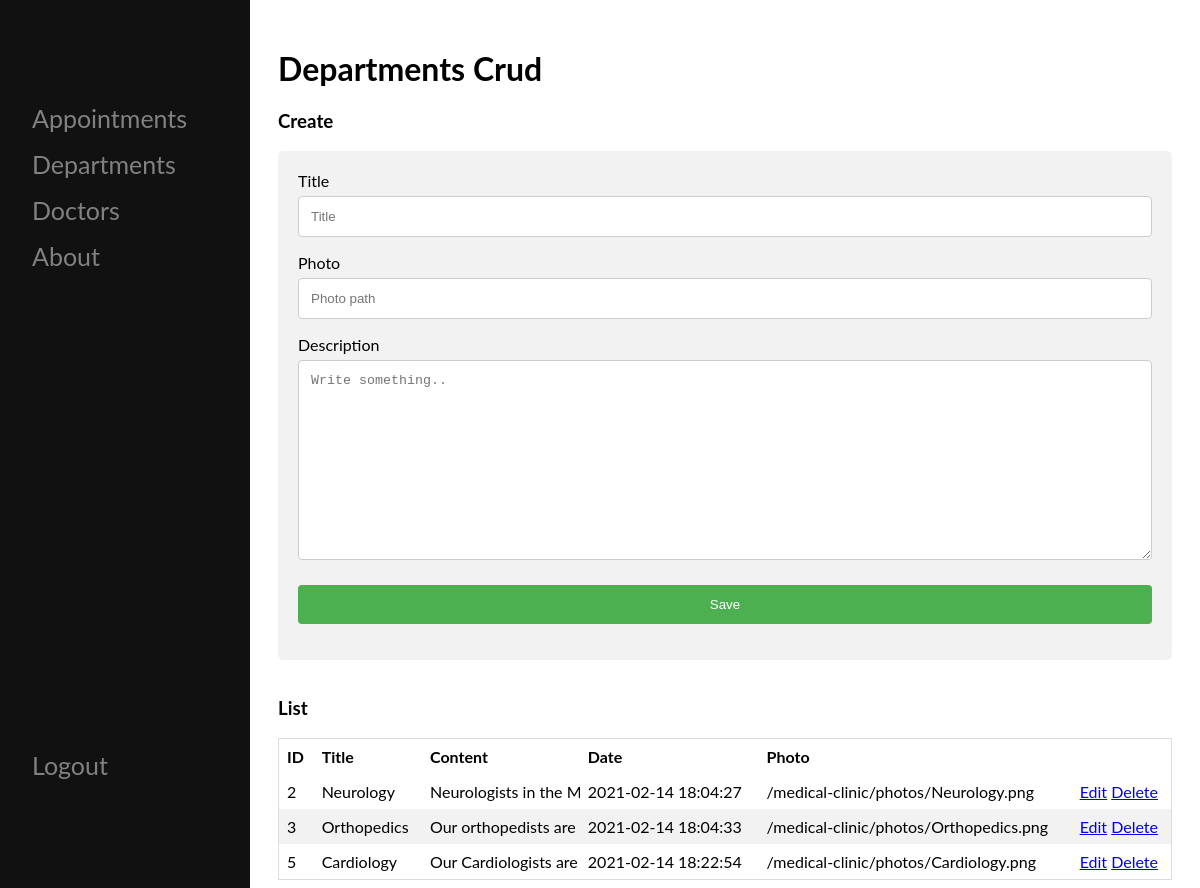
The app's page /admin/departments/index.php with its own data.
### tables this page shows
CREATE TABLE `departments` (
  `id` int(11) NOT NULL,
  `title` varchar(25) NOT NULL,
  `description` text NOT NULL,
  `create_date` datetime DEFAULT NULL,
  `photo` varchar(150) DEFAULT NULL
);

### classes/Department.php (called while the page is built, shortened)
<?php
class Department
{
    public static function getAll()
    {
        $conn = Database::connection();
        $sql = $conn->query("SELECT * FROM departments");
        return $sql->fetch_all( MYSQLI_ASSOC);
    }
}

### admin/departments/index.php (the view, shortened to what this page needs)
<?php
require("../../classes/Department.php");
if ($_SERVER['REQUEST_METHOD'] === 'POST') {
    if (isset($_POST["title"]) && isset($_POST["description"]) && !empty($_POST["title"])&& !empty($_POST["description"])) {
        $title = $_POST["title"];
        $content = $_POST["description"];
        $photo = $_POST["photo"];
        $department = new Department();
        $department->setTitle($title);
        $department->setDescription($content);
        $department->setPhoto($photo);
        if(isset($_POST["id"]) && !empty($_POST["id"])) {
            $department->setId($_POST["id"]);
            $department->updateInDatabase();
        } else {
            $department->saveToDatabase();
        }
        $_SESSION['admin_message'] = 'Page created!';
    } else {
        $_SESSION['admin_error'] = 'Fill all fields!';
    }
    header("Location: /medical-clinic/admin/departments");
    exit();
} else {
    $departments = Department::getAll();
}
?>
<!DOCTYPE html>
<html>
<head>
    <link rel="stylesheet" href="../../css/admin-style.css"/>
</head>
<body>
<?php include "../../components/admin_nav.php" ?>
<h1>Departments Crud</h1>
<?php
    if (isset($department)) {
        echo "<h3>${department['title']}</h3>";
    } else {
        echo '<h3>Create</h3>';
    }
?>
<div class="container">
    <form method="post" action="/medical-clinic/admin/departments/index.php">
        <label for="fname">Title</label>
        <input type="text" id="fname" name="title" placeholder="Title" value="<?php echo isset($department) ?  $department['title'] :'' ?>">
        <label for="lname">Photo</label>
        <input type="text" id="lname" name="photo" placeholder="Photo path"  value="<?php echo isset($department) ?  $department['photo'] :'' ?>">
        <label for="content">Description</label>
        <textarea id="content" name="description" placeholder="Write something.." style="height:200px"><?php echo isset($department) ?  $department['description'] :'' ?></textarea>
        <input type="submit" value="Save">
    </form>
</div>
<br>
<h3>List</h3>
<table>
    <thead>
    <tr>
        <th>ID</th>
        <th>Title</th>
        <th>Content</th>
        <th>Date</ht>
        <th>Photo</th>
        <th></th>
    </tr>
    </thead>
    <tbody>
    <?php
    foreach ($departments as $department) {?>
        <tr>
            <td><?php echo $department['id']; ?></td>
            <td><?php echo $department['title']; ?></td>
            <td style="max-width: 150px; overflow: hidden; white-space: nowrap"><?php echo $department['description']; ?></td>
            <td><?php echo $department['create_date']; ?></td>
            <td><?php echo $department['photo']; ?></td>
            <td>
                <a href="/medical-clinic/admin/departments?id=<?php echo $department['id']?>">Edit</a>
                <a href="/medical-clinic/admin/departments?id=<?php echo $department['id']?>&action=delete">Delete</a>
            </td>
        </tr>
    <?php }?>
    </tbody>
</table>
</body>
</html>

### Css/admin-style.css (style rules this page uses)
body { font-family: "Lato", sans-serif; padding-left: 270px; padding-top: 20px; padding-right: 20px; }
* { box-sizing: border-box; }
table { border-collapse: collapse; border-spacing: 0; width: 100%; border: 1px solid #ddd; }
th, td { text-align: left; padding: 8px; }
tr:nth-child(even) { background-color: #f2f2f2 }
input, select, textarea { width: 100%; padding: 12px; border: 1px solid #ccc; border-radius: 4px; box-sizing: border-box; margin-top: 6px; margin-bottom: 16px; resize: vertical; }
input[type=submit] { background-color: #4CAF50; color: white; padding: 12px 20px; border: none; border-radius: 4px; cursor: pointer; }
.container { border-radius: 5px; background-color: #f2f2f2; padding: 20px; }

### records on screen
departments: id "2", title "Neurology", description "Neurologists in the…", create_date "2021-02-14 18:04:27", photo "/medical-clinic/photos/Neurology.png"
departments: id "3", title "Orthopedics", description "Our orthopedists are…", create_date "2021-02-14 18:04:33", photo "/medical-clinic/photos/Orthopedics.png"
departments: id "5", title "Cardiology", description "Our Cardiologists are…", create_date "2021-02-14 18:22:54", photo "/medical-clinic/photos/Cardiology.png"
